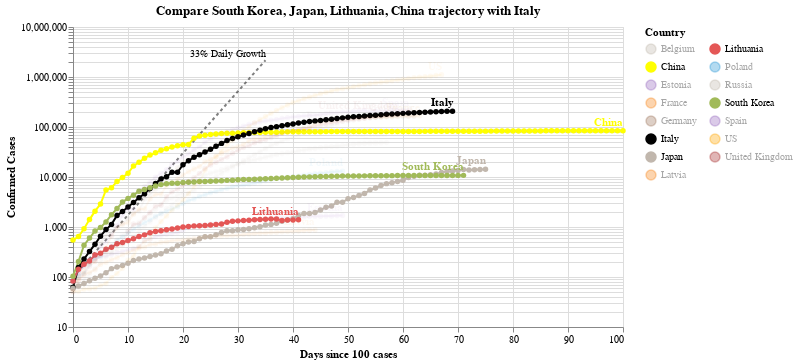

Source (notebook cell):
### Code cell
#hide_input
chart3 = make_since_chart(dff2, ['South Korea', 'Japan', 'Lithuania', 'China'], baseline_countries)
chart3

### Figure 1 — Vega-Lite specification as saved in the notebook (floating-point values rounded to 4 significant figures; data arrays with more than 128 entries replaced by an {"elided": "..."} marker saying what was removed)
{"config": {"view": {"continuousWidth": 400, "continuousHeight": 300}}, "layer": [{"mark": {"type": "line", "color": "black", "opacity": 0.5, "strokeDash": [3, 3]}, "encoding": {"x": {"type": "quantitative", "field": "Days since 100 cases"}, "y": {"type": "quantitative", "field": "Confirmed Cases"}}}, {"mark": {"type": "text", "align": "right", "dy": -6, "fontSize": 10, "text": "33% Daily Growth"}, "encoding": {"x": {"type": "quantitative", "field": "Days since 100 cases"}, "y": {"type": "quantitative", "field": "Confirmed Cases"}}, "transform": [{"filter": "(datum['Days since 100 cases'] >= 35)"}]}, {"data": {"name": "data-44291fa3f493e090f2e7052f54401051"}, "mark": {"type": "line", "point": true}, "encoding": {"color": {"type": "nominal", "field": "Country", "legend": {"columns": 2}, "scale": {"domain": ["Belgium", "China", "Estonia", "France", "Germany", "Italy", "Japan", "Latvia", "Lithuania", "Poland", "Russia", "South Korea", "Spain", "US", "United Kingdom"], "range": ["#C1B7AD", "yellow", "#9467bd", "#F58518", "#9D755D", "black", "#C1B7AD", "#F58518", "#E45756", "#2495D3", "#C1B7AD", "#A1BA59", "#9467bd", "orange", "brown"]}}, "opacity": {"condition": {"value": 1, "selection": "selector001"}, "value": 0.05}, "tooltip": [{"type": "nominal", "field": "Country"}, {"type": "temporal", "field": "Date"}, {"type": "quantitative", "field": "Confirmed Cases"}, {"type": "quantitative", "field": "Days since 100 cases"}], "x": {"type": "quantitative", "field": "Days since 100 cases"}, "y": {"type": "quantitative", "field": "Confirmed Cases", "scale": {"type": "log"}}}, "selection": {"selector001": {"type": "multi", "fields": ["Country"], "bind": "legend", "init": [{"Country": "South Korea"}, {"Country": "Japan"}, {"Country": "Lithuania"}, {"Country": "China"}, {"Country": "Italy"}]}}, "width": 550}, {"data": {"name": "data-44291fa3f493e090f2e7052f54401051"}, "mark": {"type": "text", "align": "right", "dy": -8, "fontWeight": "bold"}, "encoding": {"color": {"type": "nominal", "field": "Country", "legend": {"columns": 2}, "scale": {"domain": ["Belgium", "China", "Estonia", "France", "Germany", "Italy", "Japan", "Latvia", "Lithuania", "Poland", "Russia", "South Korea", "Spain", "US", "United Kingdom"], "range": ["#C1B7AD", "yellow", "#9467bd", "#F58518", "#9D755D", "black", "#C1B7AD", "#F58518", "#E45756", "#2495D3", "#C1B7AD", "#A1BA59", "#9467bd", "orange", "brown"]}}, "opacity": {"condition": {"value": 1, "selection": "selector001"}, "value": 0.05}, "text": {"type": "nominal", "field": "Country"}, "tooltip": [{"type": "nominal", "field": "Country"}, {"type": "temporal", "field": "Date"}, {"type": "quantitative", "field": "Confirmed Cases"}, {"type": "quantitative", "field": "Days since 100 cases"}], "x": {"type": "quantitative", "field": "Days since 100 cases"}, "y": {"type": "quantitative", "field": "Confirmed Cases", "scale": {"type": "log"}}}, "transform": [{"filter": "(datum['Date'] >= 1588291200000)"}], "width": 550}], "data": {"name": "data-c1a3bbf4dd040f2e7e8e7a69520e3c2a"}, "title": "Compare South Korea, Japan, Lithuania, China trajectory with Italy", "$schema": "https://vega.github.io/schema/vega-lite/v4.0.2.json", "datasets": {"data-c1a3bbf4dd040f2e7e8e7a69520e3c2a": [{"Days since 100 cases": 0, "Confirmed Cases": 100.0}, {"Days since 100 cases": 1, "Confirmed Cases": 133.0}, {"Days since 100 cases": 2, "Confirmed Cases": 176.9}, {"Days since 100 cases": 3, "Confirmed Cases": 235.3}, {"Days since 100 cases": 4, "Confirmed Cases": 312.9}, {"Days since 100 cases": 5, "Confirmed Cases": 416.2}, {"Days since 100 cases": 6, "Confirmed Cases": 553.5}, {"Days since 100 cases": 7, "Confirmed Cases": 736.1}, {"Days since 100 cases": 8, "Confirmed Cases": 979.1}, {"Days since 100 cases": 9, "Confirmed Cases": 1302.0}, {"Days since 100 cases": 10, "Confirmed Cases": 1732.0}, {"Days since 100 cases": 11, "Confirmed Cases": 2303.0}, {"Days since 100 cases": 12, "Confirmed Cases": 3064.0}, {"Days since 100 cases": 13, "Confirmed Cases": 4074.0}, {"Days since 100 cases": 14, "Confirmed Cases": 5419.0}, {"Days since 100 cases": 15, "Confirmed Cases": 7207.0}, {"Days since 100 cases": 16, "Confirmed Cases": 9586.0}, {"Days since 100 cases": 17, "Confirmed Cases": 12750.0}, {"Days since 100 cases": 18, "Confirmed Cases": 16960.0}, {"Days since 100 cases": 19, "Confirmed Cases": 22550.0}, {"Days since 100 cases": 20, "Confirmed Cases": 29990.0}, {"Days since 100 cases": 21, "Confirmed Cases": 39890.0}, {"Days since 100 cases": 22, "Confirmed Cases": 53060.0}, {"Days since 100 cases": 23, "Confirmed Cases": 70560.0}, {"Days since 100 cases": 24, "Confirmed Cases": 93850.0}, {"Days since 100 cases": 25, "Confirmed Cases": 124800.0}, {"Days since 100 cases": 26, "Confirmed Cases": 166000.0}, {"Days since 100 cases": 27, "Confirmed Cases": 220800.0}, {"Days since 100 cases": 28, "Confirmed Cases": 293700.0}, {"Days since 100 cases": 29, "Confirmed Cases": 390600.0}, {"Days since 100 cases": 30, "Confirmed Cases": 519500.0}, {"Days since 100 cases": 31, "Confirmed Cases": 690900.0}, {"Days since 100 cases": 32, "Confirmed Cases": 918900.0}, {"Days since 100 cases": 33, "Confirmed Cases": 1222000.0}, {"Days since 100 cases": 34, "Confirmed Cases": 1625000.0}, {"Days since 100 cases": 35, "Confirmed Cases": 2162000.0}], "data-44291fa3f493e090f2e7052f54401051": {"elided": "930 records"}}}
